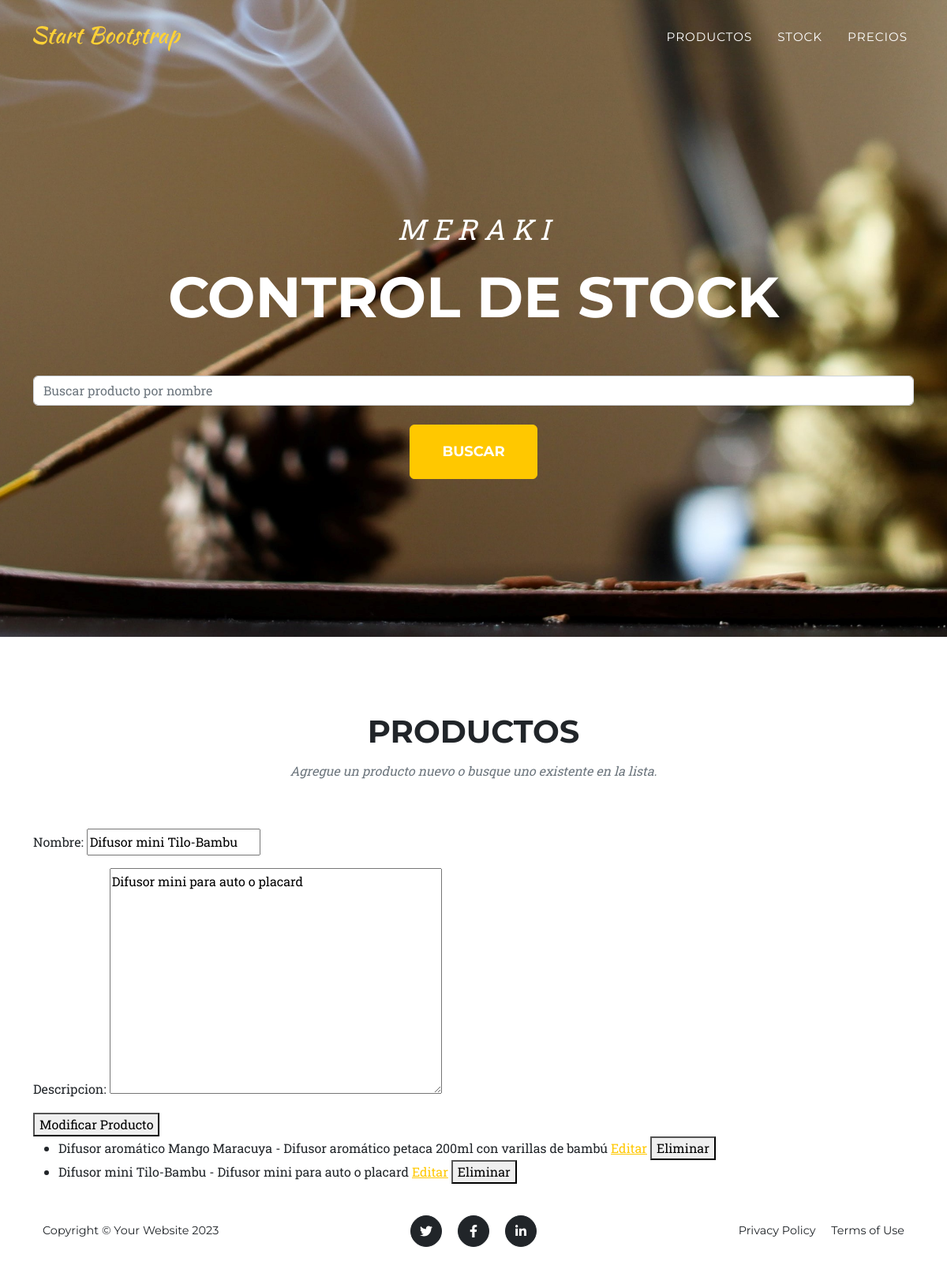
Page /Meraki_app/productos/?edit=13 on the committed database.
### Meraki_app/models.py (models this page shows, shortened)
class Producto(models.Model):
    nombre = models.CharField(max_length=100)
    descripcion = models.TextField()

### Meraki_app/views.py (the view)
# urls.py: path('productos/', views.productos, name='productos'),  # lista de productos
def productos(request):
    if request.method == 'POST':
        if 'modificar_producto' in request.POST:
            producto_id = request.POST.get('producto_id')
            producto = get_object_or_404(Producto, id=producto_id)
            form = ProductoForm(request.POST, instance=producto)
            if form.is_valid():
                form.save()
                return redirect('productos')
        elif 'agregar_producto' in request.POST:
            form = ProductoForm(request.POST)
            if form.is_valid():
                form.save()
                return redirect('productos')
    elif 'edit' in request.GET:
        producto_id = request.GET.get('edit')
        producto = get_object_or_404(Producto, id=producto_id)
        form = ProductoForm(instance=producto)
    else:
        form = ProductoForm()
    productos = Producto.objects.all()
    return render(request, 'meraki_app/productos.html', {
        'productos': productos,
        'form': form
    })

### Meraki_app/forms.py
class ProductoForm(forms.ModelForm):
    class Meta:
        model = Producto
        fields = ['nombre', 'descripcion']

### Meraki_app/templates/meraki_app/productos.html (shortened to what this page needs)
{% extends "meraki_app/base.html" %}
{% block merakiweb %}
    <section class="page-section" id="productos">
        <div class="container">
            <div class="text-center">
                <h2 class="section-heading text-uppercase">Productos</h2>
                <h3 class="section-subheading text-muted">Agregue un producto nuevo o busque uno existente en la lista.</h3>
            </div>
    <form method="post" action="{% url 'productos' %}">
        {{ form.as_p }}
        {% if form.instance.pk %}
            <button type="submit" name="modificar_producto">Modificar Producto</button>
        {% else %}
            <button type="submit" name="agregar_producto">Agregar Producto</button>
        {% endif %}
    </form>
    <ul>
        {% for producto in productos %}
            <li>
                {{ producto.nombre }} - {{ producto.descripcion }}
                <a href="{% url 'productos' %}?edit={{ producto.id }}">Editar</a>
                <form method="post" action="{% url 'eliminar_producto' producto.id %}" style="display:inline;">
                    <button type="submit">Eliminar</button>
                </form>
            </li>
        {% empty %}
            <li>No hay productos disponibles.</li>
        {% endfor %}
    </ul>
{% endblock %}

### rows in the picture
Producto: nombre "Difusor mini Tilo-Bambu", descripcion "Difusor mini para auto o placard"
Producto: nombre "Difusor aromático Mango Maracuya", descripcion "Difusor aromático petaca 200ml con varillas de bambú"
